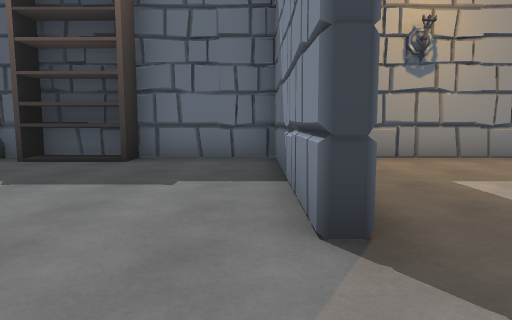
View 1 (above)

19 first-person views from a walk through a 3-D level made in the Unity game engine. The camera is 1.3 m above the floor, tilts 6° down and sees 70° across. The floor is counted in squares, 2 m on a side. Each view is taken from the middle of a square. On the plan, view 1 faces up. The plan holds only what a view shows up to about 11 squares ahead; the rest is blank. The place goes on beyond the plan.

View 2
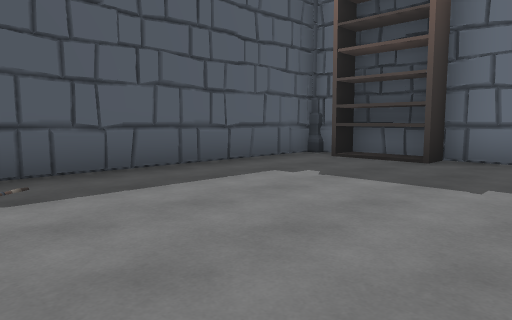

View 3
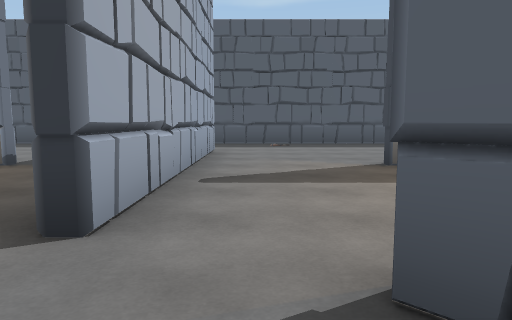

View 4
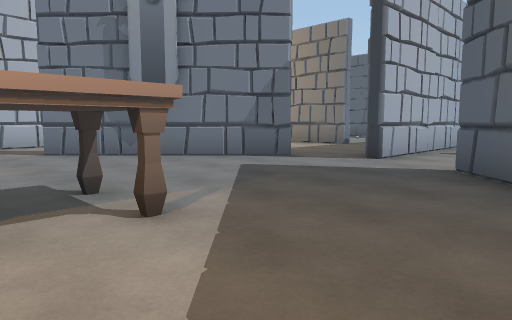

View 5
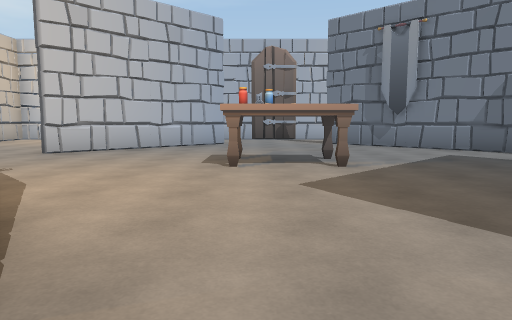

View 6
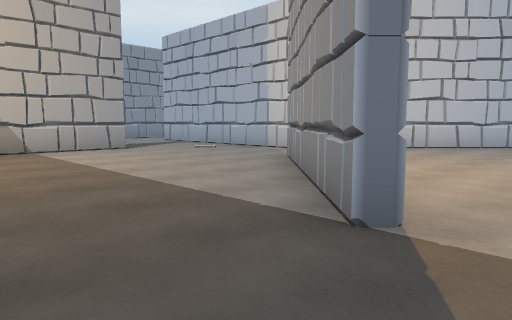

View 7
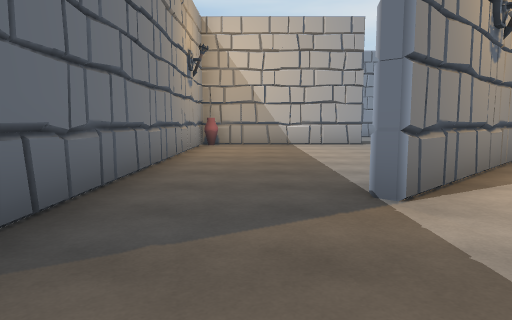

View 8
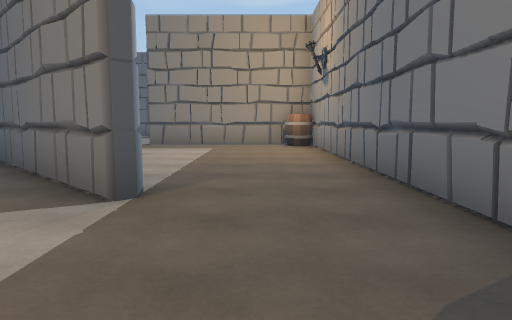

View 9
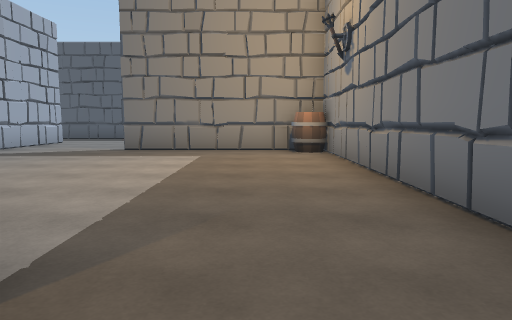

View 10
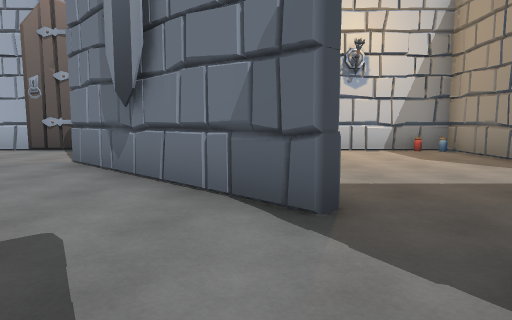

View 11
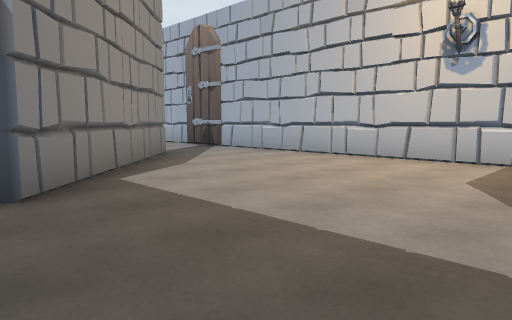

View 12
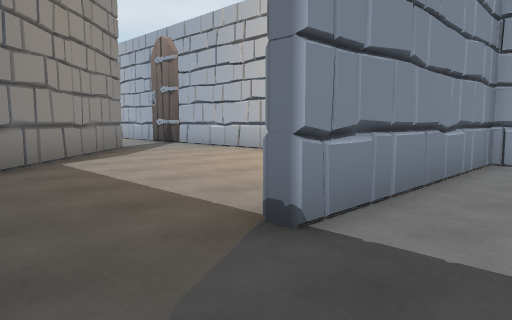

View 13
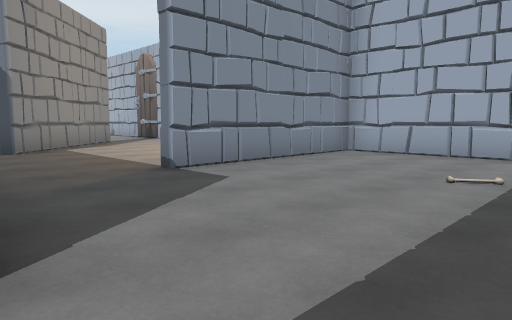

View 14
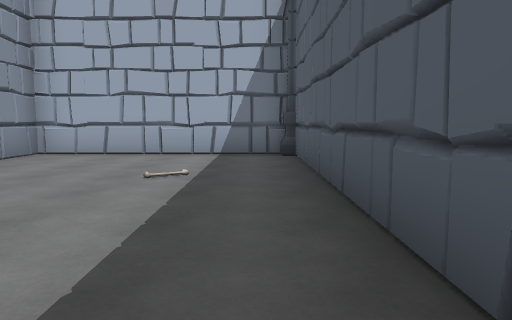

View 15
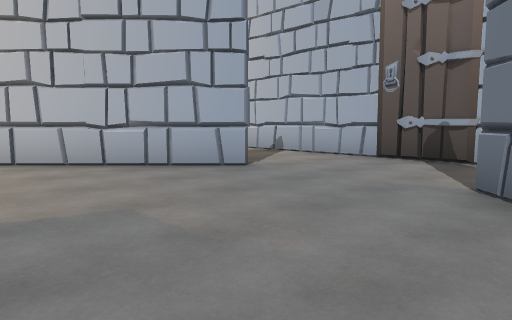

View 16
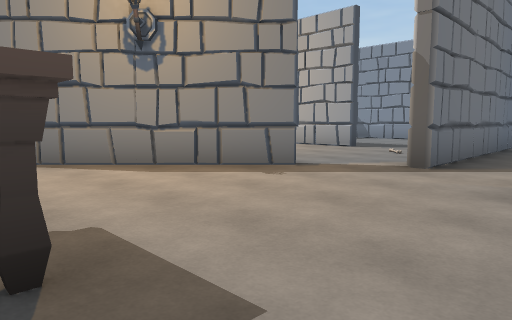

View 17
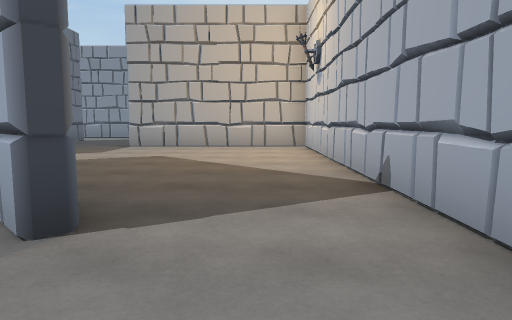

View 18
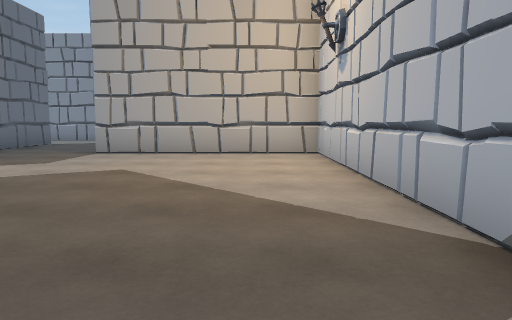

View 19
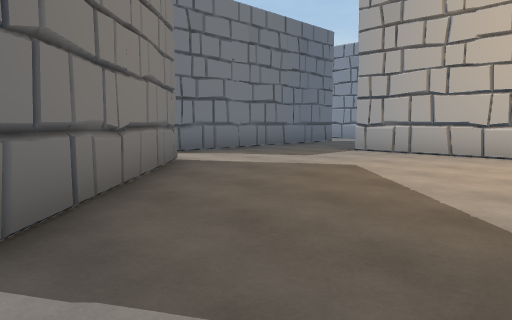

### Floor plan
Points are (right, up) in squares from view 1. A wall is a line through its corners. A room is listed if a view was taken in it or the views show most of it. See-through windows are left out.
Room 1 (views 1, 2)
walls: (0.3, 1.9) (0.3, 6.5) (-4.5, 6.5); (-2.2, -0.9) (1.5, -0.9); (-4.8, 6.4) (-4.8, -0.5)
ways out: opening at (-3.5, -1) to room 5; opening at (1, 0.5) to room 7
objects: shelf (-3, 6); barrel (1, 6)
Room 2 (views 3, 4, 10, 15, 16, 17)
walls: (10.9, -5.8) (14.3, -2.3); (4.5, -2.4) (8, -5.9); (14.3, 0.4) (10.9, 3.8); (8.1, 3.9) (4.7, 0.4); (5.4, -8.3) (8.6, -8.3)
ways out: opening at (9.5, 3.5) to room 3; opening at (15, 0) to room 3; opening at (4, -2) to room 4; opening at (5.5, -7.5) to room 4; opening at (10.5, -7.5) to room 6; opening at (15, -1.5) to room 6; opening at (5, 0) to room 7
objects: flag (6, -4); other object (9, -8); table (9, -1) to (10, -1)
Room 3 (views 5, 6, 7, 8, 9)
walls: (11.1, 4) (14.5, 0.7); (17.5, 6.5) (7.6, 6.5); (18.5, 1.9) (18.5, 5.5); (15.6, -0.9) (18.9, -0.9)
ways out: opening at (9.5, 3.5) to room 2; opening at (15, 0) to room 2; opening at (8, 5.5) to room 7; opening at (19, 0.5)
Room 4 (view 11)
walls: (0.7, -6.1) (0.7, -8.3) (5.4, -8.3); (0.7, -3.6) (0.7, -4.4); (7.7, -6.1) (4.3, -2.7)
ways out: opening at (4, -2) to room 2; opening at (5.5, -7.5) to room 2; opening at (1, -2.5) to room 5
Room 5 (views 12, 13, 14)
walls: (-4.2, -8.3) (0.3, -8.3) (0.3, -3.6); (-4.8, -0.5) (-4.8, -7.4)
ways out: opening at (-3.5, -1) to room 1; opening at (1, -2.5) to room 4
objects: column (-5, -9) to (-5, -8)
Room 6 (views 18, 19)
walls: (14.5, -2.5) (11.4, -5.7); (10.1, -8.3) (18.5, -8.3) (18.5, -3.6); (18.5, -1.2) (15.1, -1.2)
ways out: opening at (10.5, -7.5) to room 2; opening at (15, -1.5) to room 2; opening at (19, -2.5)
Room 7 (no view inside)
walls: (0.7, 5.5) (0.7, 2); (7.6, 6.5) (0.9, 6.5); (1.5, -0.9) (4, -0.9)
ways out: opening at (1, 0.5) to room 1; opening at (5, 0) to room 2; opening at (8, 5.5) to room 3

Where each view was taken, in squares from view 1:
view 1: 0 up, 0 right, facing up
view 2: 0 up, 0 right, facing up-left
view 3: 0 up, 6 right, facing left
view 4: 2 up, 10 right, facing down-left
view 5: 5 up, 10 right, facing down
view 6: 6 up, 10 right, facing down-right
view 7: 5 up, 8 right, facing right
view 8: 5 up, 11 right, facing left
view 9: 5 up, 9 right, facing left
view 10: 0 up, 5 right, facing down
view 11: 2 down, 1 right, facing down-right
view 12: 2 down, 1 left, facing down-right
view 13: 1 down, 4 left, facing down-right
view 14: 1 down, 4 left, facing down
view 15: 2 down, 7 right, facing down-right
view 16: 3 down, 10 right, facing up-right
view 17: 7 down, 9 right, facing right
view 18: 7 down, 11 right, facing right
view 19: 8 down, 11 right, facing up-right
